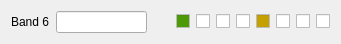
   <widget class="QWidget" name="layoutWidget_10">
    <property name="geometry">
     <rect>
      <x>10</x>
      <y>220</y>
      <width>341</width>
      <height>27</height>
     </rect>
    </property>
    <layout class="QHBoxLayout" name="horizontalLayout_12">
     <item>
      <widget class="QLabel" name="label_14">
       <property name="text">
        <string>Band 6</string>
       </property>
      </widget>
     </item>
     <item>
      <widget class="QLineEdit" name="lineEditR_7">
       <property name="sizePolicy">
        <sizepolicy hsizetype="Expanding" vsizetype="Fixed">
         <horstretch>0</horstretch>
         <verstretch>0</verstretch>
        </sizepolicy>
       </property>
       <property name="focusPolicy">
        <enum>Qt::NoFocus</enum>
       </property>
       <property name="readOnly">
        <bool>true</bool>
       </property>
      </widget>
     </item>
     <item>
      <spacer name="horizontalSpacer_12">
       <property name="orientation">
        <enum>Qt::Horizontal</enum>
       </property>
       <property name="sizeHint" stdset="0">
        <size>
         <width>40</width>
         <height>20</height>
        </size>
       </property>
      </spacer>
     </item>
     <item>
      <widget class="QCheckBox" name="checkBoxR_49">
       <property name="sizePolicy">
        <sizepolicy hsizetype="Fixed" vsizetype="Fixed">
         <horstretch>0</horstretch>
         <verstretch>0</verstretch>
        </sizepolicy>
       </property>
       <property name="palette">
        <palette>
         <active>
          <colorrole role="Base">
           <brush brushstyle="SolidPattern">
            <color alpha="255">
             <red>78</red>
             <green>154</green>
             <blue>6</blue>
            </color>
           </brush>
          </colorrole>
         </active>
         <inactive>
          <colorrole role="Base">
           <brush brushstyle="SolidPattern">
            <color alpha="255">
             <red>78</red>
             <green>154</green>
             <blue>6</blue>
            </color>
           </brush>
          </colorrole>
         </inactive>
         <disabled>
          <colorrole role="Base">
           <brush brushstyle="SolidPattern">
            <color alpha="255">
             <red>239</red>
             <green>235</green>
             <blue>231</blue>
            </color>
           </brush>
          </colorrole>
         </disabled>
        </palette>
       </property>
       <property name="focusPolicy">
        <enum>Qt::NoFocus</enum>
       </property>
       <property name="text">
        <string notr="true"/>
       </property>
      </widget>
     </item>
     <item>
      <widget class="QCheckBox" name="checkBoxR_50">
       <property name="sizePolicy">
        <sizepolicy hsizetype="Fixed" vsizetype="Fixed">
         <horstretch>0</horstretch>
         <verstretch>0</verstretch>
        </sizepolicy>
       </property>
       <property name="focusPolicy">
        <enum>Qt::NoFocus</enum>
       </property>
       <property name="text">
        <string notr="true"/>
       </property>
      </widget>
     </item>
     <item>
      <widget class="QCheckBox" name="checkBoxR_51">
       <property name="sizePolicy">
        <sizepolicy hsizetype="Fixed" vsizetype="Fixed">
         <horstretch>0</horstretch>
         <verstretch>0</verstretch>
        </sizepolicy>
       </property>
       <property name="focusPolicy">
        <enum>Qt::NoFocus</enum>
       </property>
       <property name="text">
        <string notr="true"/>
       </property>
      </widget>
     </item>
     <item>
      <widget class="QCheckBox" name="checkBoxR_52">
       <property name="sizePolicy">
        <sizepolicy hsizetype="Fixed" vsizetype="Fixed">
         <horstretch>0</horstretch>
         <verstretch>0</verstretch>
        </sizepolicy>
       </property>
       <property name="focusPolicy">
        <enum>Qt::NoFocus</enum>
       </property>
       <property name="text">
        <string notr="true"/>
       </property>
      </widget>
     </item>
     <item>
      <widget class="QCheckBox" name="checkBoxR_53">
       <property name="sizePolicy">
        <sizepolicy hsizetype="Fixed" vsizetype="Fixed">
         <horstretch>0</horstretch>
         <verstretch>0</verstretch>
        </sizepolicy>
       </property>
       <property name="palette">
        <palette>
         <active>
          <colorrole role="Base">
           <brush brushstyle="SolidPattern">
            <color alpha="255">
             <red>196</red>
             <green>160</green>
             <blue>0</blue>
            </color>
           </brush>
          </colorrole>
         </active>
         <inactive>
          <colorrole role="Base">
           <brush brushstyle="SolidPattern">
            <color alpha="255">
             <red>196</red>
             <green>160</green>
             <blue>0</blue>
            </color>
           </brush>
          </colorrole>
         </inactive>
         <disabled>
          <colorrole role="Base">
           <brush brushstyle="SolidPattern">
            <color alpha="255">
             <red>239</red>
             <green>235</green>
             <blue>231</blue>
            </color>
           </brush>
          </colorrole>
         </disabled>
        </palette>
       </property>
       <property name="focusPolicy">
        <enum>Qt::NoFocus</enum>
       </property>
       <property name="text">
        <string notr="true"/>
       </property>
      </widget>
     </item>
     <item>
      <widget class="QCheckBox" name="checkBoxR_54">
       <property name="sizePolicy">
        <sizepolicy hsizetype="Fixed" vsizetype="Fixed">
         <horstretch>0</horstretch>
         <verstretch>0</verstretch>
        </sizepolicy>
       </property>
       <property name="focusPolicy">
        <enum>Qt::NoFocus</enum>
       </property>
       <property name="text">
        <string notr="true"/>
       </property>
      </widget>
     </item>
     <item>
      <widget class="QCheckBox" name="checkBoxR_55">
       <property name="sizePolicy">
        <sizepolicy hsizetype="Fixed" vsizetype="Fixed">
         <horstretch>0</horstretch>
         <verstretch>0</verstretch>
        </sizepolicy>
       </property>
       <property name="focusPolicy">
        <enum>Qt::NoFocus</enum>
       </property>
       <property name="text">
        <string notr="true"/>
       </property>
      </widget>
     </item>
     <item>
      <widget class="QCheckBox" name="checkBoxR_56">
       <property name="sizePolicy">
        <sizepolicy hsizetype="Fixed" vsizetype="Fixed">
         <horstretch>0</horstretch>
         <verstretch>0</verstretch>
        </sizepolicy>
       </property>
       <property name="focusPolicy">
        <enum>Qt::NoFocus</enum>
       </property>
       <property name="text">
        <string notr="true"/>
       </property>
      </widget>
     </item>
    </layout>
   </widget>
